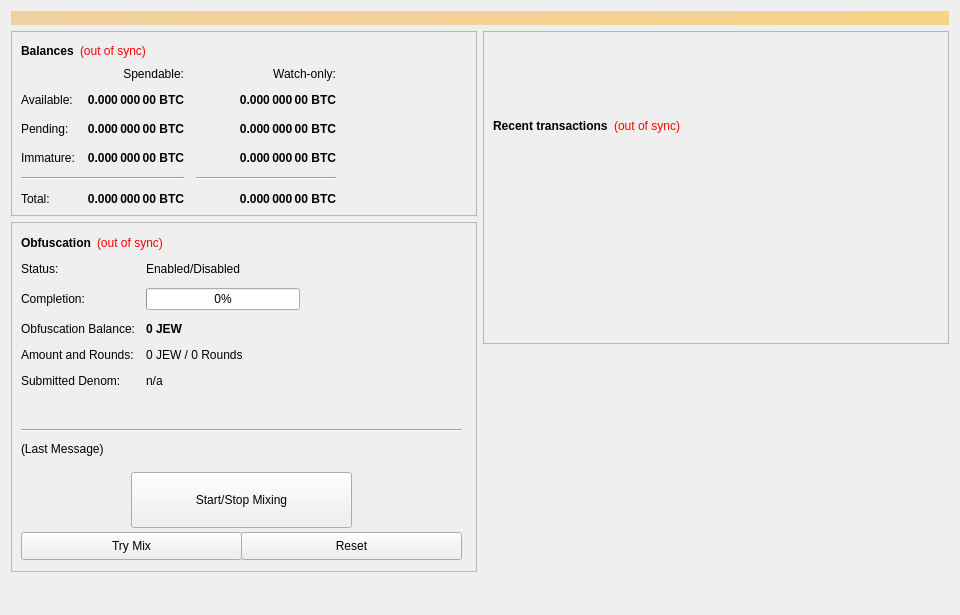
<?xml version="1.0" encoding="UTF-8"?>
<ui version="4.0">
 <class>OverviewPage</class>
 <widget class="QWidget" name="OverviewPage">
  <property name="geometry">
   <rect>
    <x>0</x>
    <y>0</y>
    <width>960</width>
    <height>615</height>
   </rect>
  </property>
  <property name="minimumSize">
   <size>
    <width>960</width>
    <height>0</height>
   </size>
  </property>
  <property name="windowTitle">
   <string>Form</string>
  </property>
  <layout class="QVBoxLayout" name="topLayout">
   <item>
    <widget class="QLabel" name="labelAlerts">
     <property name="visible">
      <bool>false</bool>
     </property>
     <property name="styleSheet">
      <string notr="true">background-color: qlineargradient(x1: 0, y1: 0, x2: 1, y2: 0, stop:0 #F0D0A0, stop:1 #F8D488); color:#000000;</string>
     </property>
     <property name="wordWrap">
      <bool>true</bool>
     </property>
     <property name="margin">
      <number>3</number>
     </property>
    </widget>
   </item>
   <item>
    <layout class="QHBoxLayout" name="horizontalLayout" stretch="1,1">
     <item>
      <layout class="QVBoxLayout" name="verticalLayout_2">
       <item>
        <widget class="QFrame" name="frame">
         <property name="frameShape">
          <enum>QFrame::StyledPanel</enum>
         </property>
         <property name="frameShadow">
          <enum>QFrame::Raised</enum>
         </property>
         <layout class="QVBoxLayout" name="verticalLayout_4">
          <item>
           <layout class="QHBoxLayout" name="horizontalLayout_4">
            <item>
             <widget class="QLabel" name="label_5">
              <property name="font">
               <font>
                <weight>75</weight>
                <bold>true</bold>
               </font>
              </property>
              <property name="text">
               <string>Balances</string>
              </property>
             </widget>
            </item>
            <item>
             <widget class="QLabel" name="labelWalletStatus">
              <property name="cursor">
               <cursorShape>WhatsThisCursor</cursorShape>
              </property>
              <property name="toolTip">
               <string>The displayed information may be out of date. Your wallet automatically synchronizes with the JEW network after a connection is established, but this process has not completed yet.</string>
              </property>
              <property name="styleSheet">
               <string notr="true">QLabel { color: red; }</string>
              </property>
              <property name="text">
               <string notr="true">(out of sync)</string>
              </property>
              <property name="alignment">
               <set>Qt::AlignLeading|Qt::AlignLeft|Qt::AlignVCenter</set>
              </property>
             </widget>
            </item>
            <item>
             <spacer name="horizontalSpacer_3">
              <property name="orientation">
               <enum>Qt::Horizontal</enum>
              </property>
              <property name="sizeHint" stdset="0">
               <size>
                <width>40</width>
                <height>20</height>
               </size>
              </property>
             </spacer>
            </item>
           </layout>
          </item>
          <item>
           <layout class="QGridLayout" name="gridLayout">
            <property name="spacing">
             <number>12</number>
            </property>
            <item row="2" column="2">
             <widget class="QLabel" name="labelWatchPending">
              <property name="font">
               <font>
                <weight>75</weight>
                <bold>true</bold>
               </font>
              </property>
              <property name="cursor">
               <cursorShape>IBeamCursor</cursorShape>
              </property>
              <property name="toolTip">
               <string>Unconfirmed transactions to watch-only addresses</string>
              </property>
              <property name="text">
               <string notr="true">0.000 000 00 BTC</string>
              </property>
              <property name="alignment">
               <set>Qt::AlignRight|Qt::AlignTrailing|Qt::AlignVCenter</set>
              </property>
              <property name="textInteractionFlags">
               <set>Qt::LinksAccessibleByMouse|Qt::TextSelectableByKeyboard|Qt::TextSelectableByMouse</set>
              </property>
             </widget>
            </item>
            <item row="2" column="1">
             <widget class="QLabel" name="labelUnconfirmed">
              <property name="font">
               <font>
                <weight>75</weight>
                <bold>true</bold>
               </font>
              </property>
              <property name="cursor">
               <cursorShape>IBeamCursor</cursorShape>
              </property>
              <property name="toolTip">
               <string>Total of transactions that have yet to be confirmed, and do not yet count toward the spendable balance</string>
              </property>
              <property name="text">
               <string notr="true">0.000 000 00 BTC</string>
              </property>
              <property name="alignment">
               <set>Qt::AlignRight|Qt::AlignTrailing|Qt::AlignVCenter</set>
              </property>
              <property name="textInteractionFlags">
               <set>Qt::LinksAccessibleByMouse|Qt::TextSelectableByKeyboard|Qt::TextSelectableByMouse</set>
              </property>
             </widget>
            </item>
            <item row="3" column="2">
             <widget class="QLabel" name="labelWatchImmature">
              <property name="font">
               <font>
                <weight>75</weight>
                <bold>true</bold>
               </font>
              </property>
              <property name="cursor">
               <cursorShape>IBeamCursor</cursorShape>
              </property>
              <property name="toolTip">
               <string>Staked or masternode rewards in watch-only addresses that has not yet matured</string>
              </property>
              <property name="text">
               <string notr="true">0.000 000 00 BTC</string>
              </property>
              <property name="alignment">
               <set>Qt::AlignRight|Qt::AlignTrailing|Qt::AlignVCenter</set>
              </property>
              <property name="textInteractionFlags">
               <set>Qt::LinksAccessibleByMouse|Qt::TextSelectableByKeyboard|Qt::TextSelectableByMouse</set>
              </property>
             </widget>
            </item>
            <item row="4" column="0" colspan="2">
             <widget class="Line" name="lineSpendableBalance">
              <property name="orientation">
               <enum>Qt::Horizontal</enum>
              </property>
             </widget>
            </item>
            <item row="4" column="2">
             <widget class="Line" name="lineWatchBalance">
              <property name="sizePolicy">
               <sizepolicy hsizetype="Preferred" vsizetype="Fixed">
                <horstretch>0</horstretch>
                <verstretch>0</verstretch>
               </sizepolicy>
              </property>
              <property name="minimumSize">
               <size>
                <width>140</width>
                <height>0</height>
               </size>
              </property>
              <property name="orientation">
               <enum>Qt::Horizontal</enum>
              </property>
             </widget>
            </item>
            <item row="5" column="0">
             <widget class="QLabel" name="labelTotalText">
              <property name="text">
               <string>Total:</string>
              </property>
             </widget>
            </item>
            <item row="3" column="1">
             <widget class="QLabel" name="labelImmature">
              <property name="font">
               <font>
                <weight>75</weight>
                <bold>true</bold>
               </font>
              </property>
              <property name="cursor">
               <cursorShape>IBeamCursor</cursorShape>
              </property>
              <property name="toolTip">
               <string>Staked or masternode rewards that has not yet matured</string>
              </property>
              <property name="text">
               <string notr="true">0.000 000 00 BTC</string>
              </property>
              <property name="alignment">
               <set>Qt::AlignRight|Qt::AlignTrailing|Qt::AlignVCenter</set>
              </property>
              <property name="textInteractionFlags">
               <set>Qt::LinksAccessibleByMouse|Qt::TextSelectableByKeyboard|Qt::TextSelectableByMouse</set>
              </property>
             </widget>
            </item>
            <item row="2" column="3">
             <spacer name="horizontalSpacer_2">
              <property name="orientation">
               <enum>Qt::Horizontal</enum>
              </property>
              <property name="sizeHint" stdset="0">
               <size>
                <width>40</width>
                <height>20</height>
               </size>
              </property>
             </spacer>
            </item>
            <item row="3" column="0">
             <widget class="QLabel" name="labelImmatureText">
              <property name="text">
               <string>Immature:</string>
              </property>
             </widget>
            </item>
            <item row="5" column="1">
             <widget class="QLabel" name="labelTotal">
              <property name="font">
               <font>
                <weight>75</weight>
                <bold>true</bold>
               </font>
              </property>
              <property name="cursor">
               <cursorShape>IBeamCursor</cursorShape>
              </property>
              <property name="toolTip">
               <string>Your current total balance</string>
              </property>
              <property name="text">
               <string notr="true">0.000 000 00 BTC</string>
              </property>
              <property name="alignment">
               <set>Qt::AlignRight|Qt::AlignTrailing|Qt::AlignVCenter</set>
              </property>
              <property name="textInteractionFlags">
               <set>Qt::LinksAccessibleByMouse|Qt::TextSelectableByKeyboard|Qt::TextSelectableByMouse</set>
              </property>
             </widget>
            </item>
            <item row="5" column="2">
             <widget class="QLabel" name="labelWatchTotal">
              <property name="font">
               <font>
                <weight>75</weight>
                <bold>true</bold>
               </font>
              </property>
              <property name="cursor">
               <cursorShape>IBeamCursor</cursorShape>
              </property>
              <property name="toolTip">
               <string>Current total balance in watch-only addresses</string>
              </property>
              <property name="text">
               <string notr="true">0.000 000 00 BTC</string>
              </property>
              <property name="alignment">
               <set>Qt::AlignRight|Qt::AlignTrailing|Qt::AlignVCenter</set>
              </property>
              <property name="textInteractionFlags">
               <set>Qt::LinksAccessibleByMouse|Qt::TextSelectableByKeyboard|Qt::TextSelectableByMouse</set>
              </property>
             </widget>
            </item>
            <item row="0" column="2">
             <widget class="QLabel" name="labelWatchonly">
              <property name="text">
               <string>Watch-only:</string>
              </property>
              <property name="alignment">
               <set>Qt::AlignRight|Qt::AlignTrailing|Qt::AlignVCenter</set>
              </property>
             </widget>
            </item>
            <item row="1" column="0">
             <widget class="QLabel" name="labelBalanceText">
              <property name="text">
               <string>Available:</string>
              </property>
             </widget>
            </item>
            <item row="1" column="1">
             <widget class="QLabel" name="labelBalance">
              <property name="font">
               <font>
                <weight>75</weight>
                <bold>true</bold>
               </font>
              </property>
              <property name="cursor">
               <cursorShape>IBeamCursor</cursorShape>
              </property>
              <property name="toolTip">
               <string>Your current spendable balance</string>
              </property>
              <property name="text">
               <string notr="true">0.000 000 00 BTC</string>
              </property>
              <property name="alignment">
               <set>Qt::AlignRight|Qt::AlignTrailing|Qt::AlignVCenter</set>
              </property>
              <property name="textInteractionFlags">
               <set>Qt::LinksAccessibleByMouse|Qt::TextSelectableByKeyboard|Qt::TextSelectableByMouse</set>
              </property>
             </widget>
            </item>
            <item row="1" column="2">
             <widget class="QLabel" name="labelWatchAvailable">
              <property name="font">
               <font>
                <weight>75</weight>
                <bold>true</bold>
               </font>
              </property>
              <property name="cursor">
               <cursorShape>IBeamCursor</cursorShape>
              </property>
              <property name="toolTip">
               <string>Your current balance in watch-only addresses</string>
              </property>
              <property name="text">
               <string notr="true">0.000 000 00 BTC</string>
              </property>
              <property name="alignment">
               <set>Qt::AlignRight|Qt::AlignTrailing|Qt::AlignVCenter</set>
              </property>
              <property name="textInteractionFlags">
               <set>Qt::LinksAccessibleByMouse|Qt::TextSelectableByKeyboard|Qt::TextSelectableByMouse</set>
              </property>
             </widget>
            </item>
            <item row="2" column="0">
             <widget class="QLabel" name="labelPendingText">
              <property name="text">
               <string>Pending:</string>
              </property>
             </widget>
            </item>
            <item row="0" column="1">
             <widget class="QLabel" name="labelSpendable">
              <property name="text">
               <string>Spendable:</string>
              </property>
              <property name="alignment">
               <set>Qt::AlignRight|Qt::AlignTrailing|Qt::AlignVCenter</set>
              </property>
             </widget>
            </item>
           </layout>
          </item>
         </layout>
        </widget>
       </item>
       <item>
        <widget class="QFrame" name="frameObfuscation">
         <property name="minimumSize">
          <size>
           <width>0</width>
           <height>350</height>
          </size>
         </property>
         <property name="layoutDirection">
          <enum>Qt::LeftToRight</enum>
         </property>
         <property name="frameShape">
          <enum>QFrame::StyledPanel</enum>
         </property>
         <property name="frameShadow">
          <enum>QFrame::Raised</enum>
         </property>
         <widget class="QWidget" name="formLayoutWidget">
          <property name="geometry">
           <rect>
            <x>10</x>
            <y>40</y>
            <width>451</width>
            <height>161</height>
           </rect>
          </property>
          <layout class="QFormLayout" name="formLayout">
           <property name="fieldGrowthPolicy">
            <enum>QFormLayout::AllNonFixedFieldsGrow</enum>
           </property>
           <property name="horizontalSpacing">
            <number>11</number>
           </property>
           <property name="verticalSpacing">
            <number>12</number>
           </property>
           <item row="0" column="0">
            <widget class="QLabel" name="label_6">
             <property name="text">
              <string>Status:</string>
             </property>
            </widget>
           </item>
           <item row="1" column="0">
            <widget class="QLabel" name="label_7">
             <property name="text">
              <string>Completion:</string>
             </property>
            </widget>
           </item>
           <item row="1" column="1">
            <widget class="QProgressBar" name="obfuscationProgress">
             <property name="maximumSize">
              <size>
               <width>154</width>
               <height>16777215</height>
              </size>
             </property>
             <property name="value">
              <number>0</number>
             </property>
            </widget>
           </item>
           <item row="2" column="0">
            <widget class="QLabel" name="labelAnonymizedText">
             <property name="text">
              <string>Obfuscation Balance:</string>
             </property>
            </widget>
           </item>
           <item row="2" column="1">
            <widget class="QLabel" name="labelAnonymized">
             <property name="font">
              <font>
               <weight>75</weight>
               <bold>true</bold>
              </font>
             </property>
             <property name="text">
              <string notr="true">0 JEW</string>
             </property>
            </widget>
           </item>
           <item row="3" column="0">
            <widget class="QLabel" name="label_8">
             <property name="text">
              <string>Amount and Rounds:</string>
             </property>
            </widget>
           </item>
           <item row="3" column="1">
            <widget class="QLabel" name="labelAmountRounds">
             <property name="text">
              <string>0 JEW / 0 Rounds</string>
             </property>
            </widget>
           </item>
           <item row="4" column="0">
            <widget class="QLabel" name="label_9">
             <property name="text">
              <string>Submitted Denom:</string>
             </property>
            </widget>
           </item>
           <item row="4" column="1">
            <widget class="QLabel" name="labelSubmittedDenom">
             <property name="toolTip">
              <string>The denominations you submitted to the Masternode.&lt;br&gt;To mix, other users must submit the exact same denominations.</string>
             </property>
             <property name="text">
              <string>n/a</string>
             </property>
            </widget>
           </item>
           <item row="0" column="1">
            <widget class="QLabel" name="obfuscationEnabled">
             <property name="text">
              <string>Enabled/Disabled</string>
             </property>
            </widget>
           </item>
          </layout>
         </widget>
         <widget class="QPushButton" name="runAutoDenom">
          <property name="geometry">
           <rect>
            <x>251</x>
            <y>17</y>
            <width>1</width>
            <height>1</height>
           </rect>
          </property>
          <property name="palette">
           <palette>
            <active>
             <colorrole role="WindowText">
              <brush brushstyle="SolidPattern">
               <color alpha="255">
                <red>0</red>
                <green>0</green>
                <blue>0</blue>
               </color>
              </brush>
             </colorrole>
             <colorrole role="Button">
              <brush brushstyle="SolidPattern">
               <color alpha="255">
                <red>239</red>
                <green>238</green>
                <blue>238</blue>
               </color>
              </brush>
             </colorrole>
             <colorrole role="Light">
              <brush brushstyle="SolidPattern">
               <color alpha="255">
                <red>255</red>
                <green>255</green>
                <blue>255</blue>
               </color>
              </brush>
             </colorrole>
             <colorrole role="Midlight">
              <brush brushstyle="SolidPattern">
               <color alpha="255">
                <red>247</red>
                <green>246</green>
                <blue>246</blue>
               </color>
              </brush>
             </colorrole>
             <colorrole role="Dark">
              <brush brushstyle="SolidPattern">
               <color alpha="255">
                <red>119</red>
                <green>119</green>
                <blue>119</blue>
               </color>
              </brush>
             </colorrole>
             <colorrole role="Mid">
              <brush brushstyle="SolidPattern">
               <color alpha="255">
                <red>159</red>
                <green>159</green>
                <blue>159</blue>
               </color>
              </brush>
             </colorrole>
             <colorrole role="Text">
              <brush brushstyle="SolidPattern">
               <color alpha="255">
                <red>0</red>
                <green>0</green>
                <blue>0</blue>
               </color>
              </brush>
             </colorrole>
             <colorrole role="BrightText">
              <brush brushstyle="SolidPattern">
               <color alpha="255">
                <red>255</red>
                <green>255</green>
                <blue>255</blue>
               </color>
              </brush>
             </colorrole>
             <colorrole role="ButtonText">
              <brush brushstyle="SolidPattern">
               <color alpha="255">
                <red>0</red>
                <green>0</green>
                <blue>0</blue>
               </color>
              </brush>
             </colorrole>
             <colorrole role="Base">
              <brush brushstyle="SolidPattern">
               <color alpha="255">
                <red>255</red>
                <green>255</green>
                <blue>255</blue>
               </color>
              </brush>
             </colorrole>
             <colorrole role="Window">
              <brush brushstyle="SolidPattern">
               <color alpha="255">
                <red>239</red>
                <green>238</green>
                <blue>238</blue>
               </color>
              </brush>
             </colorrole>
             <colorrole role="Shadow">
              <brush brushstyle="SolidPattern">
               <color alpha="255">
                <red>0</red>
                <green>0</green>
                <blue>0</blue>
               </color>
              </brush>
             </colorrole>
             <colorrole role="AlternateBase">
              <brush brushstyle="SolidPattern">
               <color alpha="255">
                <red>247</red>
                <green>246</green>
                <blue>246</blue>
               </color>
              </brush>
             </colorrole>
             <colorrole role="ToolTipBase">
              <brush brushstyle="SolidPattern">
               <color alpha="255">
                <red>255</red>
                <green>255</green>
                <blue>220</blue>
               </color>
              </brush>
             </colorrole>
             <colorrole role="ToolTipText">
              <brush brushstyle="SolidPattern">
               <color alpha="255">
                <red>0</red>
                <green>0</green>
                <blue>0</blue>
               </color>
              </brush>
             </colorrole>
            </active>
            <inactive>
             <colorrole role="WindowText">
              <brush brushstyle="SolidPattern">
               <color alpha="255">
                <red>0</red>
                <green>0</green>
                <blue>0</blue>
               </color>
              </brush>
             </colorrole>
             <colorrole role="Button">
              <brush brushstyle="SolidPattern">
               <color alpha="255">
                <red>239</red>
                <green>238</green>
                <blue>238</blue>
               </color>
              </brush>
             </colorrole>
             <colorrole role="Light">
              <brush brushstyle="SolidPattern">
               <color alpha="255">
                <red>255</red>
                <green>255</green>
                <blue>255</blue>
               </color>
              </brush>
             </colorrole>
             <colorrole role="Midlight">
              <brush brushstyle="SolidPattern">
               <color alpha="255">
                <red>247</red>
                <green>246</green>
                <blue>246</blue>
               </color>
              </brush>
             </colorrole>
             <colorrole role="Dark">
              <brush brushstyle="SolidPattern">
               <color alpha="255">
                <red>119</red>
                <green>119</green>
                <blue>119</blue>
               </color>
              </brush>
             </colorrole>
             <colorrole role="Mid">
              <brush brushstyle="SolidPattern">
               <color alpha="255">
                <red>159</red>
                <green>159</green>
                <blue>159</blue>
               </color>
              </brush>
             </colorrole>
             <colorrole role="Text">
              <brush brushstyle="SolidPattern">
               <color alpha="255">
                <red>0</red>
                <green>0</green>
                <blue>0</blue>
               </color>
              </brush>
             </colorrole>
             <colorrole role="BrightText">
              <brush brushstyle="SolidPattern">
               <color alpha="255">
                <red>255</red>
                <green>255</green>
                <blue>255</blue>
               </color>
              </brush>
             </colorrole>
             <colorrole role="ButtonText">
              <brush brushstyle="SolidPattern">
               <color alpha="255">
                <red>0</red>
                <green>0</green>
                <blue>0</blue>
               </color>
              </brush>
             </colorrole>
             <colorrole role="Base">
              <brush brushstyle="SolidPattern">
               <color alpha="255">
                <red>255</red>
                <green>255</green>
                <blue>255</blue>
               </color>
              </brush>
             </colorrole>
             <colorrole role="Window">
              <brush brushstyle="SolidPattern">
               <color alpha="255">
                <red>239</red>
                <green>238</green>
                <blue>238</blue>
               </color>
              </brush>
             </colorrole>
             <colorrole role="Shadow">
              <brush brushstyle="SolidPattern">
               <color alpha="255">
                <red>0</red>
                <green>0</green>
                <blue>0</blue>
               </color>
              </brush>
             </colorrole>
             <colorrole role="AlternateBase">
              <brush brushstyle="SolidPattern">
               <color alpha="255">
                <red>247</red>
                <green>246</green>
                <blue>246</blue>
               </color>
              </brush>
             </colorrole>
             <colorrole role="ToolTipBase">
              <brush brushstyle="SolidPattern">
               <color alpha="255">
                <red>255</red>
                <green>255</green>
                <blue>220</blue>
               </color>
              </brush>
             </colorrole>
             <colorrole role="ToolTipText">
              <brush brushstyle="SolidPattern">
               <color alpha="255">
                <red>0</red>
                <green>0</green>
                <blue>0</blue>
               </color>
              </brush>
             </colorrole>
            </inactive>
            <disabled>
             <colorrole role="WindowText">
              <brush brushstyle="SolidPattern">
               <color alpha="255">
                <red>119</red>
                <green>119</green>
                <blue>119</blue>
               </color>
              </brush>
             </colorrole>
             <colorrole role="Button">
              <brush brushstyle="SolidPattern">
               <color alpha="255">
                <red>239</red>
                <green>238</green>
                <blue>238</blue>
               </color>
              </brush>
             </colorrole>
             <colorrole role="Light">
              <brush brushstyle="SolidPattern">
               <color alpha="255">
                <red>255</red>
                <green>255</green>
                <blue>255</blue>
               </color>
              </brush>
             </colorrole>
             <colorrole role="Midlight">
              <brush brushstyle="SolidPattern">
               <color alpha="255">
                <red>247</red>
                <green>246</green>
                <blue>246</blue>
               </color>
              </brush>
             </colorrole>
             <colorrole role="Dark">
              <brush brushstyle="SolidPattern">
               <color alpha="255">
                <red>119</red>
                <green>119</green>
                <blue>119</blue>
               </color>
              </brush>
             </colorrole>
             <colorrole role="Mid">
              <brush brushstyle="SolidPattern">
               <color alpha="255">
                <red>159</red>
                <green>159</green>
                <blue>159</blue>
               </color>
              </brush>
             </colorrole>
             <colorrole role="Text">
              <brush brushstyle="SolidPattern">
               <color alpha="255">
                <red>119</red>
                <green>119</green>
                <blue>119</blue>
               </color>
              </brush>
             </colorrole>
             <colorrole role="BrightText">
              <brush brushstyle="SolidPattern">
               <color alpha="255">
                <red>255</red>
                <green>255</green>
                <blue>255</blue>
               </color>
              </brush>
             </colorrole>
             <colorrole role="ButtonText">
              <brush brushstyle="SolidPattern">
               <color alpha="255">
                <red>119</red>
                <green>119</green>
                <blue>119</blue>
               </color>
              </brush>
             </colorrole>
             <colorrole role="Base">
              <brush brushstyle="SolidPattern">
               <color alpha="255">
                <red>239</red>
                <green>238</green>
                <blue>238</blue>
               </color>
              </brush>
             </colorrole>
             <colorrole role="Window">
              <brush brushstyle="SolidPattern">
               <color alpha="255">
                <red>239</red>
                <green>238</green>
                <blue>238</blue>
               </color>
              </brush>
             </colorrole>
             <colorrole role="Shadow">
              <brush brushstyle="SolidPattern">
               <color alpha="255">
                <red>0</red>
                <green>0</green>
                <blue>0</blue>
               </color>
              </brush>
             </colorrole>
             <colorrole role="AlternateBase">
              <brush brushstyle="SolidPattern">
               <color alpha="255">
                <red>239</red>
                <green>238</green>
                <blue>238</blue>
               </color>
              </brush>
             </colorrole>
             <colorrole role="ToolTipBase">
              <brush brushstyle="SolidPattern">
               <color alpha="255">
                <red>255</red>
                <green>255</green>
                <blue>220</blue>
               </color>
              </brush>
             </colorrole>
             <colorrole role="ToolTipText">
              <brush brushstyle="SolidPattern">
               <color alpha="255">
                <red>0</red>
                <green>0</green>
                <blue>0</blue>
               </color>
              </brush>
             </colorrole>
            </disabled>
           </palette>
          </property>
          <property name="focusPolicy">
           <enum>Qt::NoFocus</enum>
          </property>
          <property name="autoFillBackground">
           <bool>true</bool>
          </property>
          <property name="text">
           <string/>
          </property>
          <property name="flat">
           <bool>true</bool>
          </property>
         </widget>
         <widget class="QPushButton" name="toggleObfuscation">
          <property name="geometry">
           <rect>
            <x>120</x>
            <y>250</y>
            <width>221</width>
            <height>56</height>
           </rect>
          </property>
          <property name="sizePolicy">
           <sizepolicy hsizetype="MinimumExpanding" vsizetype="Fixed">
            <horstretch>0</horstretch>
            <verstretch>0</verstretch>
           </sizepolicy>
          </property>
          <property name="text">
           <string>Start/Stop Mixing</string>
          </property>
         </widget>
         <widget class="Line" name="lineLastMessage">
          <property name="geometry">
           <rect>
            <x>10</x>
            <y>200</y>
            <width>441</width>
            <height>16</height>
           </rect>
          </property>
          <property name="orientation">
           <enum>Qt::Horizontal</enum>
          </property>
         </widget>
         <widget class="QLabel" name="obfuscationStatus">
          <property name="geometry">
           <rect>
            <x>10</x>
            <y>220</y>
            <width>451</width>
            <height>61</height>
           </rect>
          </property>
          <property name="minimumSize">
           <size>
            <width>288</width>
            <height>43</height>
           </size>
          </property>
          <property name="text">
           <string>(Last Message)</string>
          </property>
          <property name="alignment">
           <set>Qt::AlignLeading|Qt::AlignLeft|Qt::AlignTop</set>
          </property>
          <property name="wordWrap">
           <bool>true</bool>
          </property>
         </widget>
         <widget class="QPushButton" name="obfuscationAuto">
          <property name="geometry">
           <rect>
            <x>10</x>
            <y>310</y>
            <width>221</width>
            <height>28</height>
           </rect>
          </property>
          <property name="sizePolicy">
           <sizepolicy hsizetype="MinimumExpanding" vsizetype="Fixed">
            <horstretch>0</horstretch>
            <verstretch>0</verstretch>
           </sizepolicy>
          </property>
          <property name="toolTip">
           <string>Try to manually submit a Obfuscation request.</string>
          </property>
          <property name="text">
           <string>Try Mix</string>
          </property>
         </widget>
         <widget class="QPushButton" name="obfuscationReset">
          <property name="geometry">
           <rect>
            <x>230</x>
            <y>310</y>
            <width>221</width>
            <height>28</height>
           </rect>
          </property>
          <property name="sizePolicy">
           <sizepolicy hsizetype="MinimumExpanding" vsizetype="Fixed">
            <horstretch>0</horstretch>
            <verstretch>0</verstretch>
           </sizepolicy>
          </property>
          <property name="toolTip">
           <string>Reset the current status of Obfuscation (can interrupt Obfuscation if it's in the process of Mixing, which can cost you money!)</string>
          </property>
          <property name="autoFillBackground">
           <bool>false</bool>
          </property>
          <property name="text">
           <string>Reset</string>
          </property>
         </widget>
         <widget class="QWidget" name="layoutWidget">
          <property name="geometry">
           <rect>
            <x>10</x>
            <y>10</y>
            <width>431</width>
            <height>22</height>
           </rect>
          </property>
          <layout class="QHBoxLayout" name="horizontalLayout_5">
           <item>
            <widget class="QLabel" name="label_2">
             <property name="font">
              <font>
               <weight>75</weight>
               <bold>true</bold>
              </font>
             </property>
             <property name="text">
              <string>Obfuscation</string>
             </property>
            </widget>
           </item>
           <item>
            <widget class="QLabel" name="labelObfuscationSyncStatus">
             <property name="toolTip">
              <string>The displayed information may be out of date. Your wallet automatically synchronizes with the JEW network after a connection is established, but this process has not completed yet.</string>
             </property>
             <property name="styleSheet">
              <string notr="true">QLabel { color: red; }</string>
             </property>
             <property name="text">
              <string notr="true">(out of sync)</string>
             </property>
             <property name="alignment">
              <set>Qt::AlignLeading|Qt::AlignLeft|Qt::AlignVCenter</set>
             </property>
            </widget>
           </item>
           <item>
            <spacer name="horizontalSpacer_4">
             <property name="orientation">
              <enum>Qt::Horizontal</enum>
             </property>
             <property name="sizeHint" stdset="0">
              <size>
               <width>40</width>
               <height>20</height>
              </size>
             </property>
            </spacer>
           </item>
          </layout>
         </widget>
        </widget>
       </item>
       <item>
        <spacer name="verticalSpacer">
         <property name="orientation">
          <enum>Qt::Vertical</enum>
         </property>
         <property name="sizeHint" stdset="0">
          <size>
           <width>20</width>
           <height>40</height>
          </size>
         </property>
        </spacer>
       </item>
      </layout>
     </item>
     <item>
      <layout class="QVBoxLayout" name="verticalLayout_3">
       <item>
        <widget class="QFrame" name="frame_2">
         <property name="frameShape">
          <enum>QFrame::StyledPanel</enum>
         </property>
         <property name="frameShadow">
          <enum>QFrame::Raised</enum>
         </property>
         <layout class="QVBoxLayout" name="verticalLayout">
          <item>
           <spacer name="verticalSpacer_3">
            <property name="orientation">
             <enum>Qt::Vertical</enum>
            </property>
            <property name="sizeType">
             <enum>QSizePolicy::Fixed</enum>
            </property>
            <property name="sizeHint" stdset="0">
             <size>
              <width>20</width>
              <height>75</height>
             </size>
            </property>
           </spacer>
          </item>
          <item>
           <layout class="QHBoxLayout" name="horizontalLayout_2">
            <item>
             <widget class="QLabel" name="label_4">
              <property name="font">
               <font>
                <weight>75</weight>
                <bold>true</bold>
               </font>
              </property>
              <property name="text">
               <string>Recent transactions</string>
              </property>
             </widget>
            </item>
            <item>
             <widget class="QLabel" name="labelTransactionsStatus">
              <property name="cursor">
               <cursorShape>WhatsThisCursor</cursorShape>
              </property>
              <property name="toolTip">
               <string>The displayed information may be out of date. Your wallet automatically synchronizes with the JEW network after a connection is established, but this process has not completed yet.</string>
              </property>
              <property name="styleSheet">
               <string notr="true">QLabel { color: red; }</string>
              </property>
              <property name="text">
               <string notr="true">(out of sync)</string>
              </property>
              <property name="alignment">
               <set>Qt::AlignRight|Qt::AlignTrailing|Qt::AlignVCenter</set>
              </property>
             </widget>
            </item>
            <item>
             <spacer name="horizontalSpacer">
              <property name="orientation">
               <enum>Qt::Horizontal</enum>
              </property>
              <property name="sizeHint" stdset="0">
               <size>
                <width>40</width>
                <height>20</height>
               </size>
              </property>
             </spacer>
            </item>
           </layout>
          </item>
          <item>
           <widget class="QListView" name="listTransactions">
            <property name="styleSheet">
             <string notr="true">QListView { background: transparent; }</string>
            </property>
            <property name="frameShape">
             <enum>QFrame::NoFrame</enum>
            </property>
            <property name="verticalScrollBarPolicy">
             <enum>Qt::ScrollBarAlwaysOff</enum>
            </property>
            <property name="horizontalScrollBarPolicy">
             <enum>Qt::ScrollBarAlwaysOff</enum>
            </property>
            <property name="selectionMode">
             <enum>QAbstractItemView::NoSelection</enum>
            </property>
           </widget>
          </item>
         </layout>
        </widget>
       </item>
       <item>
        <spacer name="verticalSpacer_2">
         <property name="orientation">
          <enum>Qt::Vertical</enum>
         </property>
         <property name="sizeType">
          <enum>QSizePolicy::Expanding</enum>
         </property>
         <property name="sizeHint" stdset="0">
          <size>
           <width>20</width>
           <height>40</height>
          </size>
         </property>
        </spacer>
       </item>
      </layout>
     </item>
    </layout>
   </item>
  </layout>
 </widget>
 <resources/>
 <connections/>
</ui>
